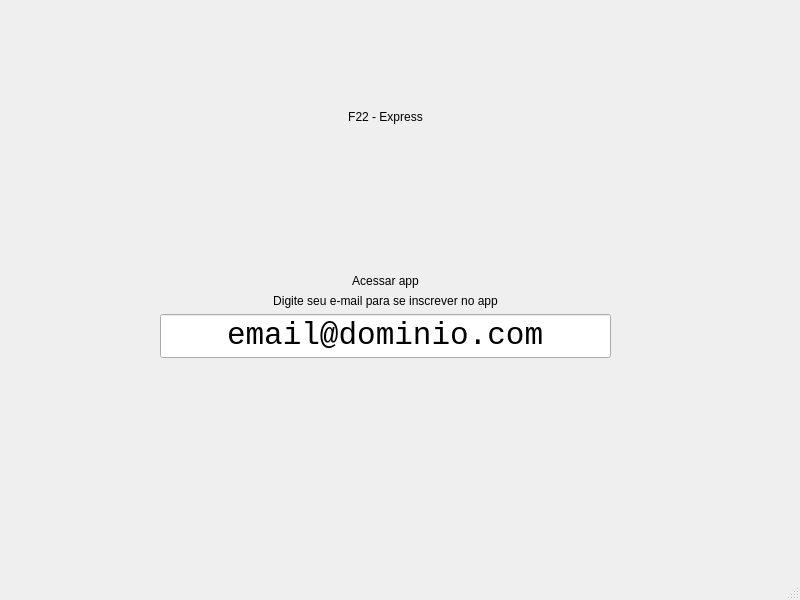
<?xml version="1.0" encoding="UTF-8"?>
<ui version="4.0">
 <class>MainWindow</class>
 <widget class="QMainWindow" name="MainWindow">
  <property name="geometry">
   <rect>
    <x>0</x>
    <y>0</y>
    <width>800</width>
    <height>600</height>
   </rect>
  </property>
  <property name="windowTitle">
   <string>MainWindow</string>
  </property>
  <widget class="QWidget" name="centralwidget">
   <widget class="QWidget" name="verticalLayoutWidget">
    <property name="geometry">
     <rect>
      <x>160</x>
      <y>110</y>
      <width>451</width>
      <height>391</height>
     </rect>
    </property>
    <layout class="QVBoxLayout" name="verticalLayout">
     <item>
      <widget class="QLabel" name="label">
       <property name="text">
        <string>F22 - Express</string>
       </property>
       <property name="alignment">
        <set>Qt::AlignmentFlag::AlignCenter</set>
       </property>
       <property name="wordWrap">
        <bool>false</bool>
       </property>
      </widget>
     </item>
     <item>
      <spacer name="verticalSpacer_2">
       <property name="orientation">
        <enum>Qt::Orientation::Vertical</enum>
       </property>
       <property name="sizeHint" stdset="0">
        <size>
         <width>20</width>
         <height>40</height>
        </size>
       </property>
      </spacer>
     </item>
     <item>
      <widget class="QLabel" name="label_2">
       <property name="text">
        <string>Acessar app</string>
       </property>
       <property name="alignment">
        <set>Qt::AlignmentFlag::AlignCenter</set>
       </property>
      </widget>
     </item>
     <item>
      <widget class="QLabel" name="label_3">
       <property name="text">
        <string>Digite seu e-mail para se inscrever no app</string>
       </property>
       <property name="alignment">
        <set>Qt::AlignmentFlag::AlignCenter</set>
       </property>
      </widget>
     </item>
     <item>
      <widget class="QLineEdit" name="lineEdit_2">
       <property name="font">
        <font>
         <family>Liberation Mono</family>
         <pointsize>23</pointsize>
        </font>
       </property>
       <property name="text">
        <string>email@dominio.com</string>
       </property>
       <property name="frame">
        <bool>true</bool>
       </property>
       <property name="alignment">
        <set>Qt::AlignmentFlag::AlignCenter</set>
       </property>
       <property name="dragEnabled">
        <bool>false</bool>
       </property>
       <property name="placeholderText">
        <string extracomment="email@dominio.com"/>
       </property>
      </widget>
     </item>
     <item>
      <spacer name="verticalSpacer">
       <property name="orientation">
        <enum>Qt::Orientation::Vertical</enum>
       </property>
       <property name="sizeHint" stdset="0">
        <size>
         <width>20</width>
         <height>40</height>
        </size>
       </property>
      </spacer>
     </item>
    </layout>
   </widget>
  </widget>
  <widget class="QMenuBar" name="menubar">
   <property name="geometry">
    <rect>
     <x>0</x>
     <y>0</y>
     <width>800</width>
     <height>24</height>
    </rect>
   </property>
  </widget>
  <widget class="QStatusBar" name="statusbar"/>
 </widget>
 <resources/>
 <connections/>
</ui>
